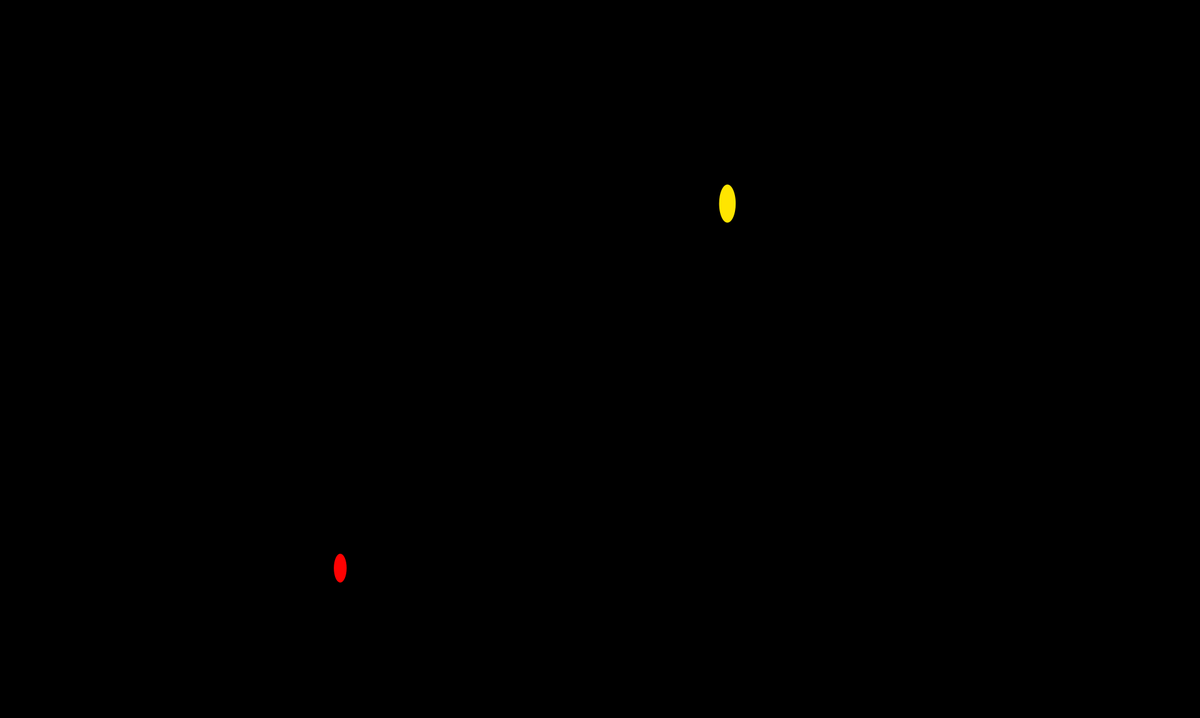
Frame 1 (no input)
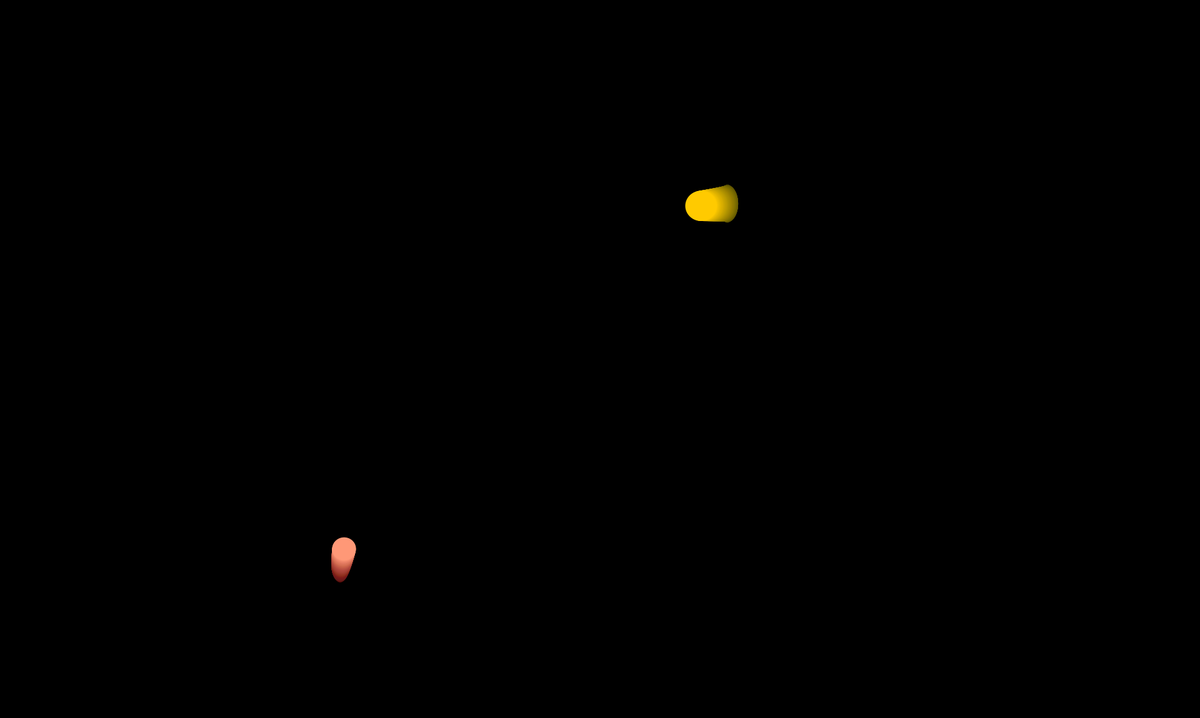
Frame 60 (the mouse pressed at the canvas centre just before this capture)
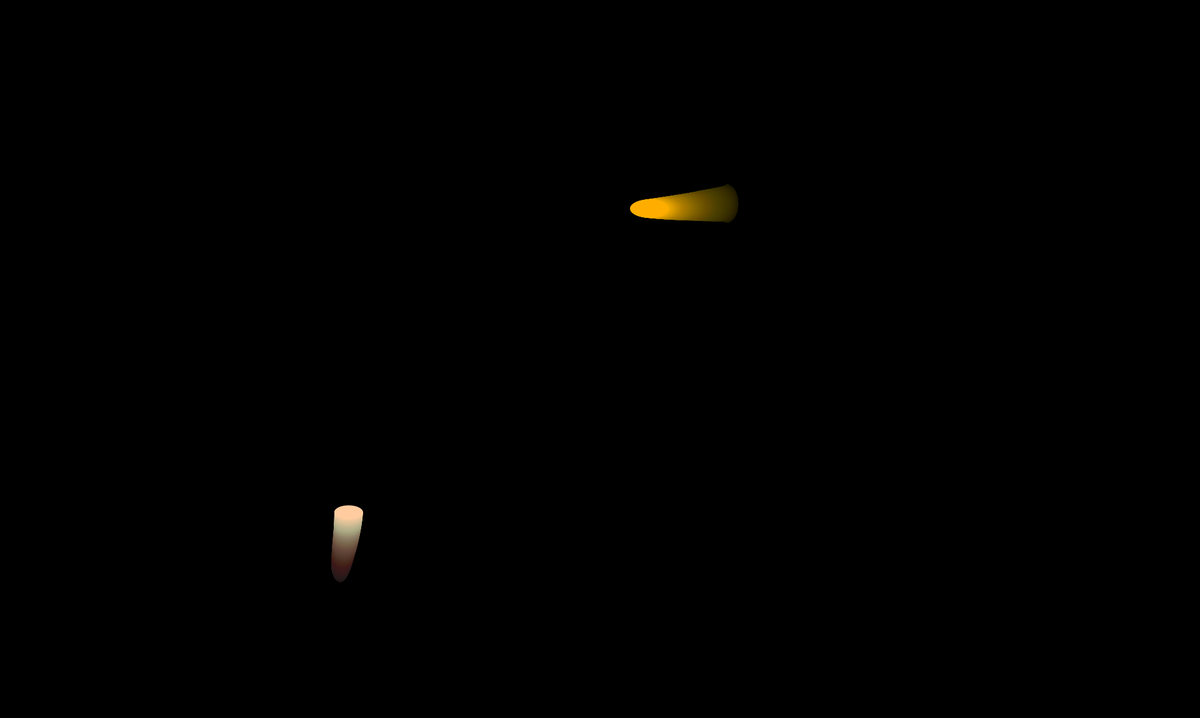
Frame 120 (the mouse held since frame 60 and released just before this capture)

The Processing sketch that drew these frames (run headless with seeded random() and noise(); from frame 60 on, the mouse is pressed at the canvas centre):

// Processing sketch: base_repetitition_shape
// ── base_repetitition_shape.pde
 import java.util.Iterator;
ArrayList<NoisyBrush> brushList;

void setup(){
  size(1920, 1150); // window size
  background(0); // black background
  frameRate(120); // 60 frames per second
  noStroke(); // remove the outline
  brushList = new ArrayList<NoisyBrush>();
  float defaultInc = 0.001;
  float defaultxoff = 0.0;
  float defaultyoff = 5.0;
  NoisyBrush[] suit = {
    new NoisyBrush(
      defaultxoff,
      defaultyoff,
      defaultInc,
      new ColorRGB(255, 0, 0),
      new ColorRGB(255, 230, 0),
      500
    ),
    new NoisyBrush(
      defaultxoff + 5,
      defaultyoff - 3,
      defaultInc,
      new ColorRGB(255, 255, 200),
      new ColorRGB(255, 0, 0),
      100
    )
  };

  for (NoisyBrush nb : suit) {
    brushList.add(nb);
  }

  // brushList.add(new NoisyBrush(new ColorRGB(255.0, 255.0, 255.0), new ColorRGB(100.0, 100.0, 255.0), 10));
  // brushList.add(new NoisyBrush(new ColorRGB(255.0, 0.0, 255.0), new ColorRGB(100.0, 100.0, 255.0), 10));


  // nb = new NoisyBrush(new ColorRGB(255.0, 255.0, 255.0), new ColorRGB(100.0, 100.0, 255.0), 10);
}

void draw(){
  // alpha background
  fill(0, 5);
  rect(0, 0, width, height);
  for (NoisyBrush nb : brushList) 
    nb.draw();
  
}


// single Entity Object
class NoisyBrush {
  float xoff = 0.0;
  float yoff = 5.0;
  float xincrement = 0.005;
  ColorRGB start;
  ColorGradient innerColors;
  int sizeW = 25;
  int auxV = 1; // to invert the counting method
  int nColors;

  NoisyBrush (float xoff, float yoff, float xincrement, ColorRGB start, ColorRGB end, int nColors) {
    this.xoff = xoff;
    this.yoff = yoff;
    this.xincrement = xincrement;
    this.start = start;
    this.innerColors = new ColorGradient(start, end, nColors);
    this.nColors = nColors;
    sizeW = int(random(25, 50));
  }

   NoisyBrush (ColorRGB start, ColorRGB end, int nColors) {
    this.start = start;
    this.innerColors = new ColorGradient(start, end, nColors);
  }


  void draw() {
    float noiseVal = noise(xoff)*width;
    float noiseValHeight = noise(yoff)*height;
    xoff += xincrement;
    yoff += xincrement;
    push();
    ColorRGB a = innerColors.gradient.get((innerColors.indexCycle%innerColors.gradient.size()));
    fill(a.toColor());
    // directly manipulating the gradient to iterate in a different
    // order than the default implementation
    if (sin(xoff*0.00001) > 0){
      innerColors.indexCycle += auxV;
      if (innerColors.indexCycle == (nColors - 1))
        auxV = -1;
      if (innerColors.indexCycle == 0)
        auxV = 1;
    }
      
    ellipse(noiseVal, noiseValHeight, sizeW*(abs(sin(millis()*0.001)) +0.5), sizeW*(abs(cos(millis()*0.001)) +0.5));
    pop();
  }

}

// aux functions
int signum(float f) {
  if (f > 0) return 1;
  if (f < 0) return -1;
  return 0;
}

float squareWave(float x) {
  return signum(sin(PI*x));
}

/**
* The ColorRGB represents a single color, and provides a useful way to
* access the Red, Green and Blue components, as well as alpha level of a color.
* Objects from ColorRGB are the base for more complex color structures such as
* ColorGradient.
*/
class ColorRGB {
  public float r, g, b;
  public float alpha = 255.0;

  ColorRGB (float r, float g, float b) {
    this.r = r;
    this.g = g;
    this.b = b;
  }

  ColorRGB (float r, float g, float b, float alpha) {
    this.r = r;
    this.g = g;
    this.b = b;
    this.alpha = alpha;
  }

  ColorRGB() {
    this.r = 0;
    this.g = 0;
    this.b = 0;
  }

  color toColor() {
    return color(r, g, b, alpha);
  }
}

/**
* The ColorGradient is an iterator for a gradient of colors.
* We need to provide the start and end of the gradient, and the number of colors
* in between, and the class has the Iterator interface which makes it
* very handy to use inside loops for example.
*/
class ColorGradient implements Iterator<ColorRGB>{
  ColorRGB start, end;
  int numColors;
  public ArrayList<ColorRGB> gradient;
  public int indexCycle = 0;
  
  ColorGradient (ColorRGB start, ColorRGB end, int numColors) {
    this.start = start;
    this.end= end;
    this.numColors = numColors;
    this.gradient = calculateColorGradient();
  }
  
  ArrayList<ColorRGB> calculateColorGradient() {
    ArrayList<ColorRGB> cList = new ArrayList<ColorRGB>();
    float alpha = 0;
    for(int i=0; i < numColors; i++){
      ColorRGB newColor = new ColorRGB();
      alpha += (1.0/numColors);
      newColor.r = start.r*alpha + (1 - alpha) * end.r;
      newColor.g = start.g*alpha + (1 - alpha) * end.g;
      newColor.b = start.b*alpha + (1 - alpha) * end.b;
      cList.add(newColor);
    }
    return cList;
  }

  public ColorRGB next() {
    ColorRGB nextColor = gradient.get(indexCycle%numColors);
    indexCycle++;
    return nextColor;
  }
  // always have next color
  public boolean hasNext() {
    return true;
  }
}
